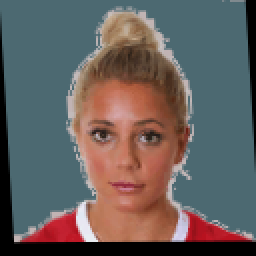
#> input picture Female/Worked/Adriana Leon.png, 128 x 128 px (shown 2 times larger); its folder holds 4 pictures in this run
$ python Combine.py
#> lines starting #> are read from the running program, lines starting #| are printed output that depends on the picture
import numpy as np
import cv2
import os

base = 'Worked/'
images = os.listdir(base)
# images = images[:100]
output = cv2.imread(base+images[0])
#> output is the input picture: shape (128, 128, 3); mean B, G, R 93.9, 95.8, 101.9
image1 = cv2.imread(base+images[1])
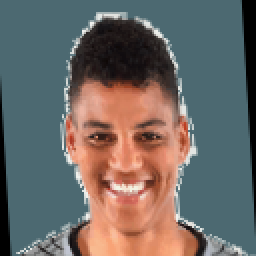
#> input picture Female/Worked/Adrianna Franch.png, 128 x 128 px (shown 2 times larger)
#> image1 is the input picture: shape (128, 128, 3); mean B, G, R 101.1, 104.4, 109.1
cv2.addWeighted(image1, 1.0/len(images), output, 1.0/len(images), 0, output)
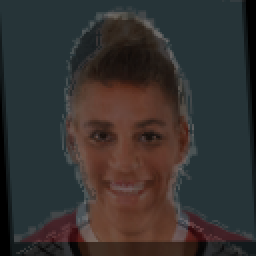
#> output: shape (128, 128, 3) (shown 2 times larger); mean B, G, R 48.5, 49.8, 52.7

for i in range(2,len(images)):

	# load the image
	image1 = cv2.imread(base+images[i])
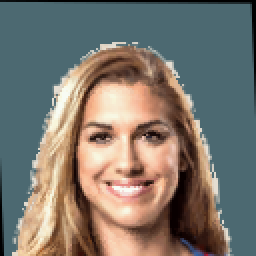
#> input picture Female/Worked/Alex Morgan.png, 128 x 128 px (shown 2 times larger)
#> image1 is the input picture: shape (128, 128, 3); mean B, G, R 110, 118.4, 123.5
	cv2.addWeighted(image1, 1.0/len(images), output, 1, 0, output)
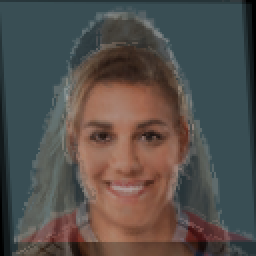
#> output: shape (128, 128, 3) (shown 2 times larger); mean B, G, R 75.9, 79.3, 83.6
#> pass 2 of the loop `for i in range(2,len(images)):`:
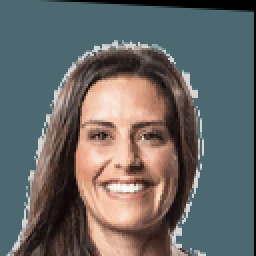
#> input picture Female/Worked/Ali Krieger.png, 128 x 128 px (shown 2 times larger)
#> image1 is the input picture: shape (128, 128, 3); mean B, G, R 102.3, 104, 103
#> `cv2.addWeighted(image1, 1.0/len(images), output, 1, 0, output)`:
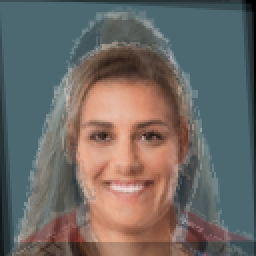
#> output: shape (128, 128, 3) (shown 2 times larger); mean B, G, R 101.4, 105.2, 109.4
print(output)
#> (printed output is left out)
cv2.imwrite("Fifawomen2.jpg", output)
